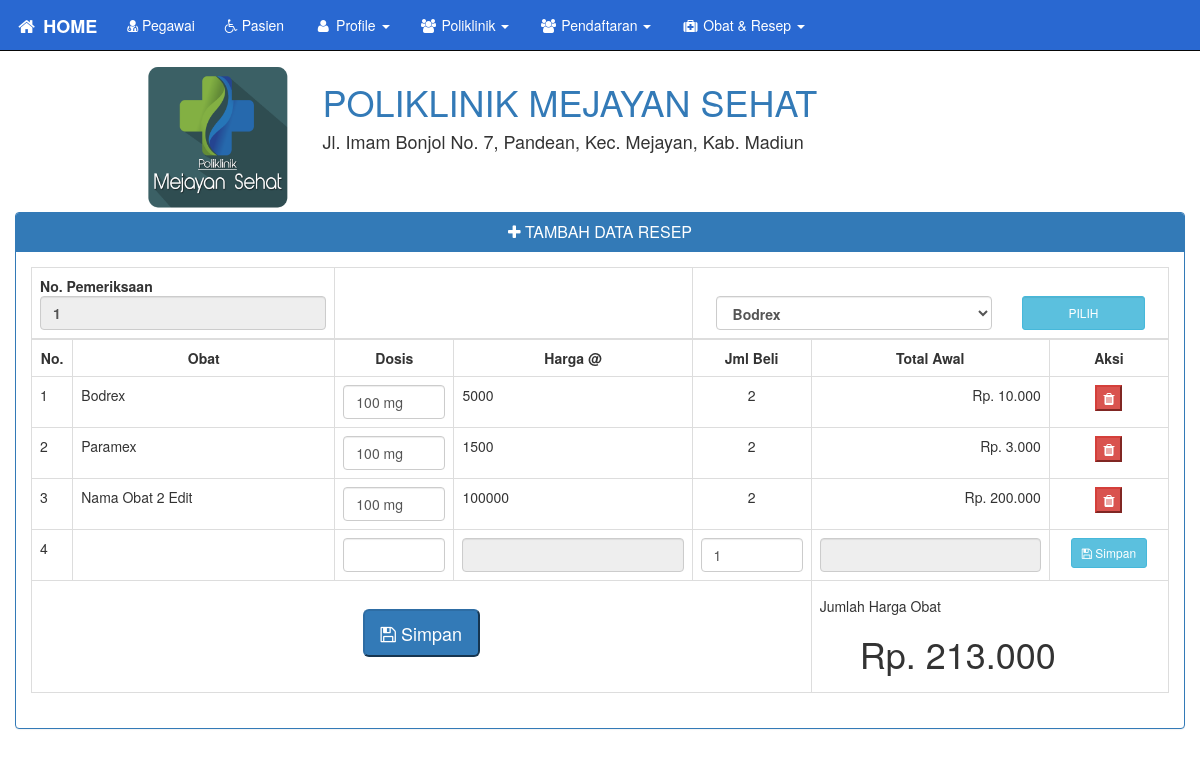
Screenshot of /index.php?halaman=Tambah-Resep&nrs=1 (signed in) with the database file from the repository.
### tables this page shows
CREATE TABLE IF NOT EXISTS `resep` (
  `no_resep` int(10) NOT NULL AUTO_INCREMENT,
  `no_pemeriksaan` int(10) NOT NULL,
  `harga_akhir` bigint(11) NOT NULL,
  PRIMARY KEY (`no_resep`),
  KEY `no_pemeriksaan` (`no_pemeriksaan`)
);

CREATE TABLE IF NOT EXISTS `detail_resep` (
  `no_resep` int(10) NOT NULL,
  `kode_obat` varchar(10) NOT NULL,
  `dosis` varchar(10) NOT NULL,
  `jml_obat` int(5) NOT NULL,
  `total_awal` bigint(11) NOT NULL,
  KEY `no_resep` (`no_resep`),
  KEY `kode_obat` (`kode_obat`)
);

CREATE TABLE IF NOT EXISTS `obat` (
  `kode_obat` varchar(10) NOT NULL,
  `nama_obat` varchar(50) NOT NULL,
  `merk` varchar(20) NOT NULL,
  `satuan` varchar(10) NOT NULL,
  `harga_jual` bigint(11) NOT NULL,
  PRIMARY KEY (`kode_obat`)
);

### isi/resep/tambahresep.php (the view, shortened to what this page needs)
<div class="clearfix">
<div class="panel panel-primary">
<div class="panel-heading">
	<h2 class="panel-title" align="center"><i class="fa fa-plus"></i>
		TAMBAH DATA RESEP</h2>
</div>
<div class="panel-body">
<?php
$getnrs = $_GET['nrs'];
$urlsaatini = "http://".$_SERVER['HTTP_HOST'].$_SERVER['REQUEST_URI'];
?>
<div class="row">
<div class="col-sm-12">
<table class="table table-bordered table-hover">
<thead>
	<th colspan="2">No. Pemeriksaan <?php
		$cekpemeriksaan = mysql_query("select * from resep where no_resep='$getnrs'");
		$cek = mysql_fetch_array($cekpemeriksaan);
			$no_pem = $cek['no_pemeriksaan'];
		if(!empty($no_pem) == true){ ?>
			<input type="text" class="form-control" value="<?php echo $no_pem; ?>" disabled></input>
		<?php }  ?>
	</th>
	<th colspan="2">
	</th>
	<th colspan="3">
		<form method="post" action="" name="fcr">
		<div class="col-sm-8">
			<select name='cari' class='form-control'><?php
	            $qpl=mysql_query("SELECT * FROM obat ORDER BY nama_obat ASC");
	         while($pl=mysql_fetch_array($qpl)){
	            if ($pl['kode_obat']){
	             echo "<option value='$pl[kode_obat]'>$pl[nama_obat]</option>";}
	            else{
             echo "<option value='$pl[kode_obat]'>$pl[nama_obat]</option> </p> ";
	            }
           } ?>
       		</select>
		</div>
		<div class="col-sm-4">
			<input type="submit" name="scari" class="form-control btn btn-sm btn-info" value="PILIH">
		</div>
		</form>
	</th>
</thead>
<tbody>
<tr>
	<td width="3%" align="center"><b>No.</b></td>
	<td width="22%" align="center"><b>Obat</b></td>
	<td width="10%" align="center"><b>Dosis</b></td>
	<td width="20%" align="center"><b>Harga @</b></td>
	<td width="10%" align="center"><b>Jml Beli</b></td>
	<td width="20%" align="center"><b>Total Awal</b></td>
	<td width="10%" align="center"><b>Aksi</b></td>
</tr>
<?php
$query = mysql_query("select * from detail_resep where no_resep='$getnrs'");
$no = 1;
while($a = mysql_fetch_array($query)){ ?>
<tr>
	<td><?php echo $no; ?></td>
	<td><?php $qprod = mysql_query("select * from obat where kode_obat='$a[kode_obat]'");
		while($prod = mysql_fetch_array($qprod)){
			echo $prod['nama_obat'];}?></td>
	<td><input type="text" name="dosis" class="form-control" value="<?php echo $a['dosis']; ?>"></input></td>
	<td><?php $qprod = mysql_query("select * from obat where kode_obat='$a[kode_obat]'");
		while($prod = mysql_fetch_array($qprod)){
			echo $prod['harga_jual'];}?>
	</td>
	<td align="center"><?php echo $a['jml_obat']; ?></td>
	<td align="right"><?php $tampiluang = number_format($a['total_awal'], 0, ',', '.');
			 echo "Rp. ".$tampiluang; ?></td>
	<td align="center">
		<a href="<?php echo $urlsaatini; ?>&del=HapusObat&kdobat=<?php echo $a['kode_obat']; ?>"
		onclick="return confirm('Anda Yakin untuk Menghapus Data Obat di Resep ini?')"><button class="btn-md btn-danger"><i class="fa fa-trash"></i></button></a>
	</td>
</tr>
<?php $no++; }
?>
<form method="post" action="" name="baris" id="baris">
	<tr>
		<td><?php echo $no; ?></td>
		<td><input type="text" name="kode_obat" value="<?php echo $t['kode_obat'];?>" hidden>
			<?php echo $t['nama_obat'];?></td>
		<td><input type="text" name="dosis" class="form-control" required></input></td>
		<td>
			<input type="text" name="hrg" class="form-control" id="hrg" onfocus="startCalculate()"
			 onblur="stopCalc()" value="<?php echo $t['harga_jual'];?>" readonly>
		</td>
		<td>
			<input type="text" name="jml_obat" id="jml" size="5" value="1"  class="form-control"
			onfocus="startCalculate()" onblur="stopCalc()">
		</td>
		<td>
			<input type="text" name="totalawal" id="total" class="form-control"
			onfocus="startCalculate()" onblur="stopCalc()" readonly>
		</td>
		<td align="center">
			<button class="btn btn-sm btn-info" type="submit" name="tmbobat"><i class="fa fa-save"></i> Simpan</button>
		</td>
	</tr>
</form>
<tr>
<?php $qh = mysql_query("select total_awal, sum(total_awal) as jumlah from detail_resep where
	no_resep='$getnrs'");
$c = mysql_fetch_array($qh); ?>
	<td colspan="5" align="center">
	<form method="post" action=""><br>
		<button type="submit" name="akhiri" class="btn-lg btn-primary"><i class="fa fa-save"></i> Simpan</button>
	</form>
	</td>
	<td colspan="2">
		<?php
			$tampil = number_format($c['jumlah'], 0, ',', '.');
				echo "<h5>Jumlah Harga Obat</h5>";
				echo "<h1>&nbsp;&nbsp;&nbsp;&nbsp;Rp. $tampil</h1>";
       		?>
	</td>
</tr>
</tbody>
</table>
</div>
</div>
</div>
</div>
</div>

### rows the page displays
resep: no_pemeriksaan "1"
detail_resep: dosis "100 mg", jml_obat "2", total_awal "10.000"
obat: nama_obat "Bodrex", harga_jual "5000"
detail_resep: dosis "100 mg", jml_obat "2", total_awal "3.000"
obat: nama_obat "Paramex", harga_jual "1500"
detail_resep: dosis "100 mg", jml_obat "2", total_awal "200.000"
obat: nama_obat "Nama Obat 2 Edit", harga_jual "100000"

### other values shown
$no "4"
$tampil "213.000"
form field cari "Bodrex"
